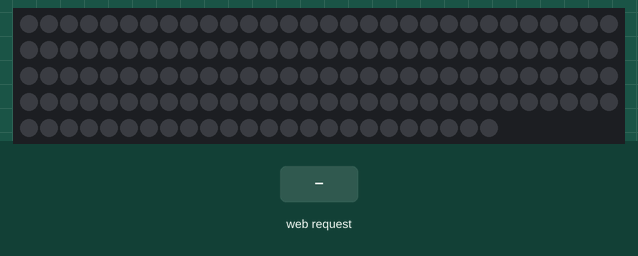
Simulated run of this sketch. Board: ESP8266 (NodeMCU). Shown: 144 RGB LEDs in strip order, left to right, continuing on the next row. Inputs (shaded band) come from the test bench. Dim RGB values are drawn brighter than linear; storage starts empty.

Above: at 2.2 s.
2.3 s: HTTP request GET /submit?red=120 received
At 3.1 s:
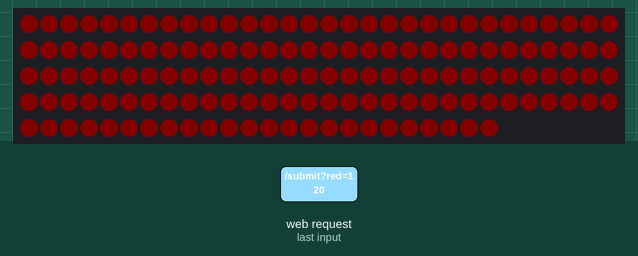
3.8 s: HTTP request GET /submit?green=120 received
At 4.2 s:
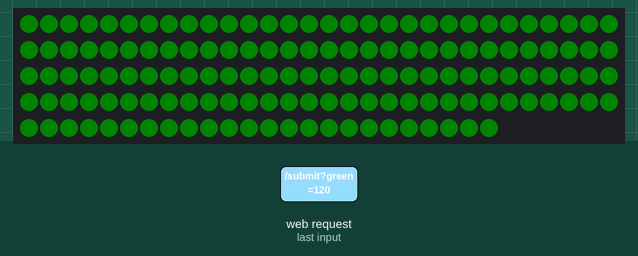
5.3 s: HTTP request GET /submit?blue=120 received
At 6.5 s:
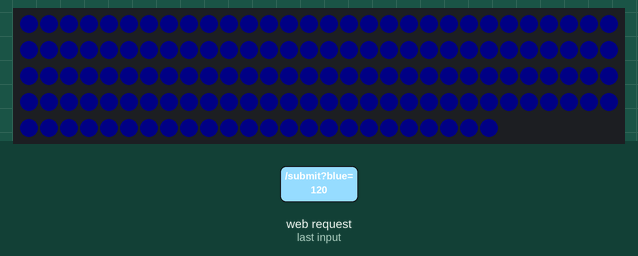
6.8 s: HTTP request GET /submit?red=120&green=120&blue=120 received
At 7.7 s:
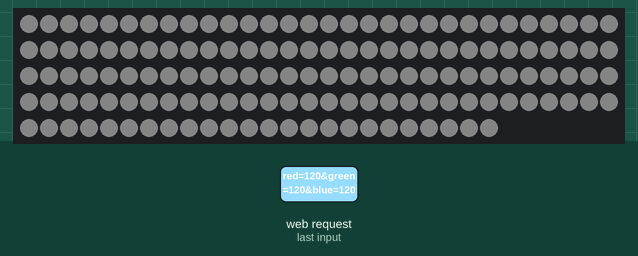
8.3 s: HTTP request GET /submit received
At 8.9 s:
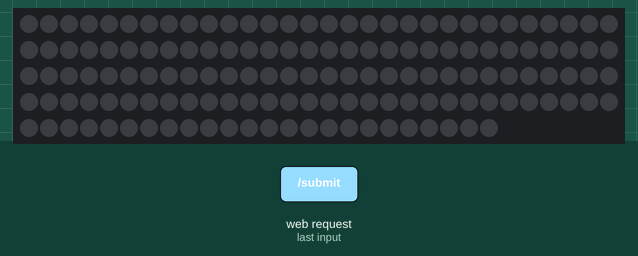
Timing chart, 0 to 10.8 s (numbered marks = the images above; inputs shaded):
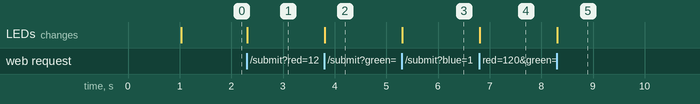

Measured:
- after the input at 2.3 s, the LEDs: change at once (image 1)
- after the input at 3.8 s, the LEDs: change at once (image 2)
- after the input at 5.3 s, the LEDs: change at once (image 3)
- after the input at 6.8 s, the LEDs: change at once (image 4)
- after the input at 8.3 s, the LEDs: change at once (image 5)

The sketch:

WifiLedStrip.ino
```cpp
#include <ESP8266WebServer.h>
#include <Adafruit_NeoPixel.h>
#include <FS.h>

#include "Constants.h"
#include "LedStrip.h"

// wifi variables
ESP8266WebServer server(80);
IPAddress apIP(42, 42, 42, 42);
IPAddress subnetMaskIP(255, 255, 255, 0);
const char* ssid = SSID;
const char* password = PASSWORD;

// sends an HTTP response containing the contents of the specified file
void sendResponse(char* filetype, char* filename) {
	// string to store HTML code
	String content = "";
	// open specified file from SPIFFS
	File file = SPIFFS.open(filename, "r");
	// avoid SRAM fragmentation (because of large string)
	content.reserve(file.available());
	// build string byte-by-byte
	while (file.available())
		content += (char)file.read();
	file.close();
	// send response
	server.send(200, filetype, content);
}

void handleNotFound() {
	server.send(404, "text/html", "<h1>404: not found</h1>");
}

void handleRoot() {
	sendResponse("text/html", "/index.html");
}

void handleSubmit() {
	// get RGB values
	uint8_t r = server.arg("red").toInt();
	uint8_t g = server.arg("green").toInt();
	uint8_t b = server.arg("blue").toInt();
	// update LEDs
	LedStrip::fill(r, g, b);

	server.send(200);
}

void handleCss() {
	sendResponse("text/css", "/style.css");
}

void handleInputValues() {
	sendResponse("text/javascript", "/inputValues.js");
}

void handleSubmitForm() {
	sendResponse("text/javascript", "/submitForm.js");
}

void setup() {
	delay(1000);

	// initialize wifi access point
	WiFi.mode(WIFI_AP);
	WiFi.softAPConfig(apIP, apIP, subnetMaskIP);
	WiFi.softAP(ssid, password);

	// initialize web server
	server.begin();
	server.onNotFound(handleNotFound);
	server.on("/", handleRoot);
	server.on("/submit", handleSubmit);
	server.on("/style.css", handleCss);
	server.on("/inputValues.js", handleInputValues);
	server.on("/submitForm.js", handleSubmitForm);

	// initialize LED strip
	LedStrip::initialize(NUM_LEDS, PIN, BRIGHTNESS);

	// initialize SPIFFS
	SPIFFS.begin();
}

void loop() {
	server.handleClient();
}
```

Constants.h
```cpp
// Wi-Fi
#define SSID "ESP8266AP"
#define PASSWORD "snowshooz127"

// LEDs
#define PIN 14	// D5
#define NUM_LEDS 144
#define BRIGHTNESS 15
```

LedStrip.cpp
```cpp
#include "LedStrip.h"

Adafruit_NeoPixel LedStrip::strip;

void LedStrip::initialize(uint8_t numLeds, uint8_t pin, uint8_t brightness) {
	strip = Adafruit_NeoPixel(numLeds, pin, NEO_GRB + NEO_KHZ800);
	strip.begin();
	strip.setBrightness(brightness);
	strip.show();
	fill(0, 0, 0);
}

void LedStrip::fill(uint8_t r, uint8_t g, uint8_t b) {
	uint32_t color = strip.Color(r, g, b);
	for (uint8_t i = 0; i < NUM_LEDS; i++)
		strip.setPixelColor(i, color);
	strip.show();
}
```

LedStrip.h
```cpp
#ifndef LedStrip_h
#define LedStrip_h

#include <Arduino.h>
#include <Adafruit_NeoPixel.h>
#include "Constants.h"

class LedStrip {
	public:
		static void initialize(uint8_t numLeds, uint8_t pin, uint8_t brightness);
		static void fill(uint8_t r, uint8_t g, uint8_t b);
	private:
		static Adafruit_NeoPixel strip;
};

#endif
```
